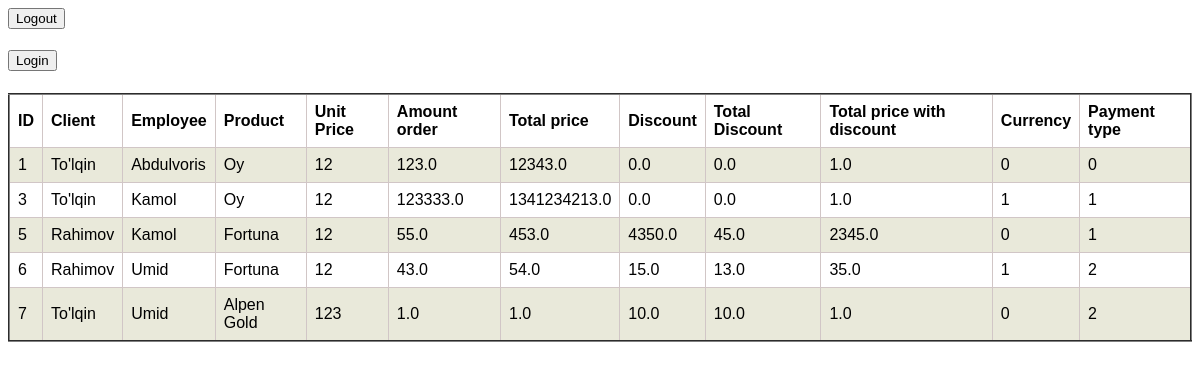
/order/orders/, run on an earlier commit of the app's database.
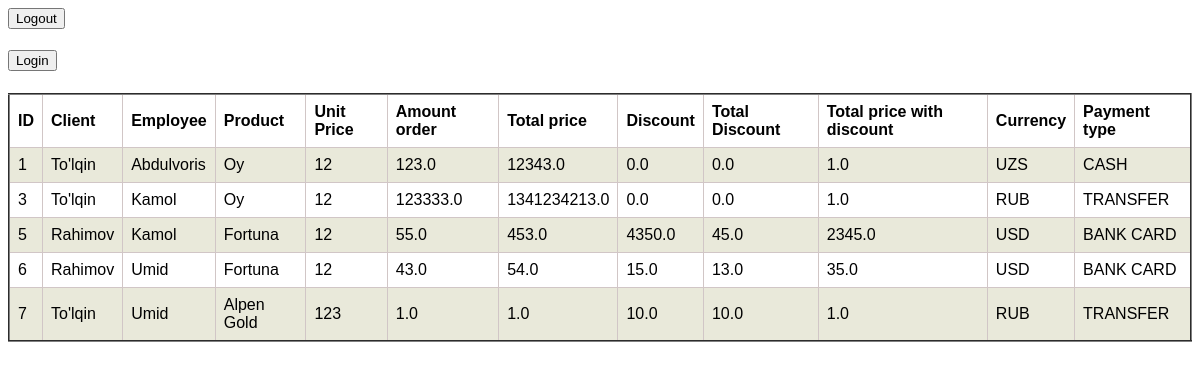
And on a later commit of the database.
### order/models.py (models this page shows, shortened)
class Order(models.Model):
    CURRENCY = (("UZS", "UZS"), ("RUB", "RUB"), ("USD", "USD") )
    PAYMENT = (("CASH", "CASH"), ("BANK CARD", "BANK CARD"), ("TRANSFER", "TRANSFER"))
    client = models.ForeignKey(Client, on_delete=models.CASCADE)
    employee = models.ForeignKey(Employee, on_delete=models.CASCADE)
    product = models.ForeignKey(Product, on_delete=models.CASCADE)
    unit_price = models.CharField(max_length=30)
    amount_order = models.FloatField()
    total_price = models.FloatField()
    discount = models.FloatField(default=0)
    total_discount = models.FloatField(default=0)
    total_price_with_discaunt = models.FloatField()
    currency = models.CharField(max_length=9, choices=CURRENCY)
    payment_type = models.CharField(max_length=9, choices = PAYMENT)

### client/models.py (models this page shows)
class Client(models.Model):
    name = models.CharField(max_length=100)
    region = models.ForeignKey('Region', on_delete=models.CASCADE)
    district = models.ForeignKey('District', on_delete=models.CASCADE)
    address = models.CharField(max_length=200)
    contact = models.CharField(max_length=200)
    def __str__(self):
        return self.name

### employee/models.py (models this page shows)
class Employee(models.Model):
    POSITIONS = (
        ('1', 'Agent'),
        ('2', 'Factory worker')
    )
    username = models.CharField(max_length=100)
    contact = models.CharField(max_length=200)
    position = models.CharField(max_length=1, choices=POSITIONS)
    password = models.CharField(max_length=15)
    last_login = models.DateTimeField(auto_now_add=True)
    def __str__(self):
        return self.username

### manifactured_product/models.py (models this page shows)
class Product(models.Model):
    name = models.CharField(max_length=200)
    category = models.ForeignKey(Category, on_delete=models.CASCADE, null=True, blank=True)
    def __str__(self):
        return self.name

### order/views.py (the view)
# urls.py: path('orders/', orders, name = 'orders'),
def orders(request):
    orders = Order.objects.all()
    return render(request, 'order/orders.html', {'orders': orders})

### templates/order/orders.html (shortened to what this page needs)
    <form action="{% url 'logoutuser' %}">
        <button>Logout</button>
    </form>
    <form action="{% url 'loginpage' %}">
        <button>Login</button>
    </form>
<table border="2px">
    <tr>
    <th>ID</th>
    <th>Client</th>
    <th>Employee</th>
    <th>Product</th>
    <th>Unit Price</th>
    <th>Amount order</th>
    <th>Total price</th>
    <th>Discount</th>
    <th>Total Discount</th>
    <th>Total price with discount </th>
    <th>Currency</th>
    <th>Payment type</th>
    </tr>
    {% for order in orders %}
    <tr>
    <td>{{ order.id }}</td>
    <td>{{ order.client }}</td>
    <td>{{ order.employee }}</td>
    <td>{{ order.product }}</td>
    <td>{{ order.unit_price }}</td>
    <td>{{ order.amount_order }}</td>
    <td>{{ order.total_price }}</td>
    <td>{{ order.discount }}</td>
    <td>{{ order.total_discount }}</td>
    <td>{{ order.total_price_with_discaunt }}</td>
    <td>{{ order.currency }}</td>
    <td>{{ order.payment_type }}</td>
    </tr>
    {% endfor %}
</table>

What changed in the data, as far as the page shows it:
changed Order "Abdulvoris": currency "0" → "UZS"; payment_type "0" → "CASH"
changed Order id 3: currency "1" → "RUB"; payment_type "1" → "TRANSFER"
changed Order id 5: currency "0" → "USD"; payment_type "1" → "BANK CARD"
changed Order id 6: currency "1" → "USD"; payment_type "2" → "BANK CARD"
changed Order "Alpen Gold": currency "0" → "RUB"; payment_type "2" → "TRANSFER"
